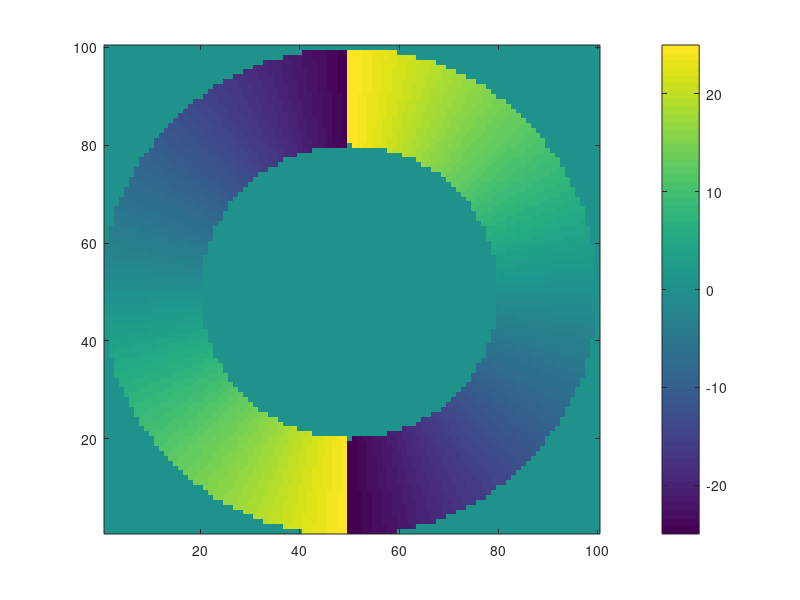

Write the MATLAB code that produced this figure.
Z=zeros(100,100);
    for Y=1:100
        for X=1:100
            V=X-50;W=Y-50;
            R=sqrt(V*V+W*W);
            Theta=atan(W/V);
            if (R>30)&&(R<50)
                Z(Y,X)=Theta*100/2/pi;
            end
        end
    end
imagesc(Z);set(gca,'YDir','normal');colorbar;
